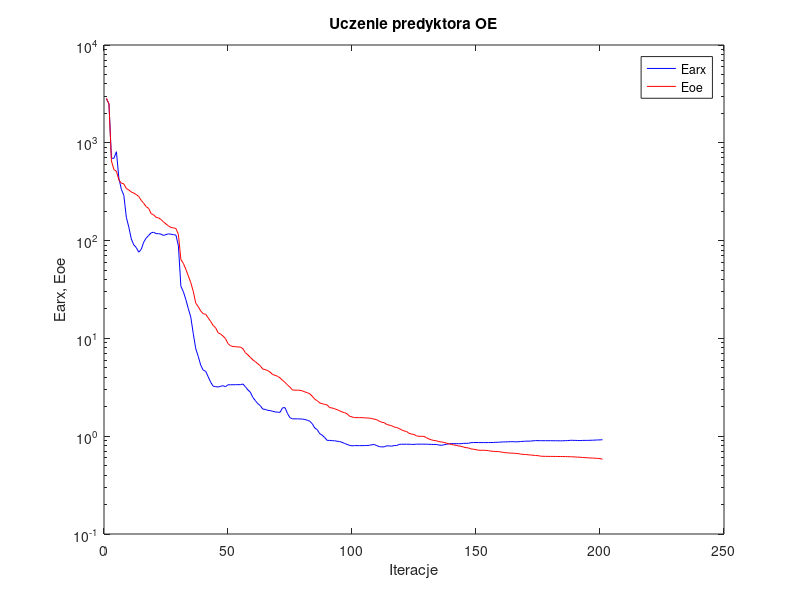
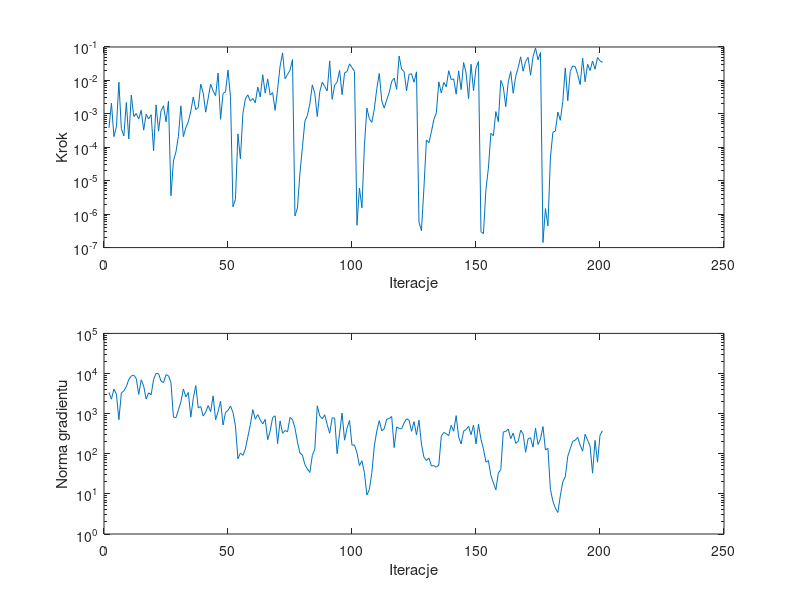

The MATLAB source for these figures, in order:
%uczenie predyktora oe
clear all;
n=0; farx(n+1)=2.817535e+003; foe(n+1)=2.857245e+003; wspucz(n+1)=0.000000e+000; ng(n+1)=0.000000e+000;
%odnowa zmiennej metryki
n=1; farx(n+1)=2.508365e+003; foe(n+1)=2.495743e+003; krok(n+1)=3.812868e-004; ng(n+1)=3.363067e+003;
n=2; farx(n+1)=6.957257e+002; foe(n+1)=6.521237e+002; krok(n+1)=2.093764e-003; ng(n+1)=2.298048e+003;
n=3; farx(n+1)=6.935379e+002; foe(n+1)=5.311386e+002; krok(n+1)=2.089599e-004; ng(n+1)=4.084560e+003;
n=4; farx(n+1)=8.103291e+002; foe(n+1)=5.125944e+002; krok(n+1)=4.114508e-004; ng(n+1)=3.069392e+003;
n=5; farx(n+1)=4.335942e+002; foe(n+1)=4.164561e+002; krok(n+1)=8.839546e-003; ng(n+1)=7.071533e+002;
n=6; farx(n+1)=3.350467e+002; foe(n+1)=3.871728e+002; krok(n+1)=3.606707e-004; ng(n+1)=3.269954e+003;
n=7; farx(n+1)=2.895454e+002; foe(n+1)=3.792126e+002; krok(n+1)=2.178502e-004; ng(n+1)=3.720802e+003;
n=8; farx(n+1)=1.733265e+002; foe(n+1)=3.408666e+002; krok(n+1)=2.187783e-003; ng(n+1)=4.684956e+003;
n=9; farx(n+1)=1.374351e+002; foe(n+1)=3.293428e+002; krok(n+1)=1.784716e-004; ng(n+1)=7.143600e+003;
n=10; farx(n+1)=1.040782e+002; foe(n+1)=3.142608e+002; krok(n+1)=3.625910e-003; ng(n+1)=8.640229e+003;
n=11; farx(n+1)=9.038115e+001; foe(n+1)=3.060954e+002; krok(n+1)=8.336543e-004; ng(n+1)=9.171611e+003;
n=12; farx(n+1)=8.501370e+001; foe(n+1)=2.960046e+002; krok(n+1)=1.022616e-003; ng(n+1)=7.519223e+003;
n=13; farx(n+1)=7.616525e+001; foe(n+1)=2.827606e+002; krok(n+1)=7.010405e-004; ng(n+1)=3.008434e+003;
n=14; farx(n+1)=8.126847e+001; foe(n+1)=2.578813e+002; krok(n+1)=1.282071e-003; ng(n+1)=6.945996e+003;
n=15; farx(n+1)=9.625630e+001; foe(n+1)=2.409914e+002; krok(n+1)=3.255217e-004; ng(n+1)=4.873331e+003;
n=16; farx(n+1)=1.059328e+002; foe(n+1)=2.226821e+002; krok(n+1)=9.787646e-004; ng(n+1)=2.308604e+003;
n=17; farx(n+1)=1.129499e+002; foe(n+1)=2.132159e+002; krok(n+1)=7.010405e-004; ng(n+1)=3.299064e+003;
n=18; farx(n+1)=1.199390e+002; foe(n+1)=1.887142e+002; krok(n+1)=9.447947e-004; ng(n+1)=2.936434e+003;
n=19; farx(n+1)=1.218707e+002; foe(n+1)=1.836276e+002; krok(n+1)=7.818173e-005; ng(n+1)=7.173562e+003;
n=20; farx(n+1)=1.177553e+002; foe(n+1)=1.729918e+002; krok(n+1)=1.854565e-003; ng(n+1)=1.005532e+004;
n=21; farx(n+1)=1.177623e+002; foe(n+1)=1.706450e+002; krok(n+1)=3.033479e-004; ng(n+1)=9.861813e+003;
n=22; farx(n+1)=1.163026e+002; foe(n+1)=1.642575e+002; krok(n+1)=1.250114e-003; ng(n+1)=6.457433e+003;
n=23; farx(n+1)=1.129525e+002; foe(n+1)=1.551261e+002; krok(n+1)=1.736904e-003; ng(n+1)=5.940367e+003;
n=24; farx(n+1)=1.153340e+002; foe(n+1)=1.479275e+002; krok(n+1)=5.786489e-004; ng(n+1)=9.367115e+003;
n=25; farx(n+1)=1.172075e+002; foe(n+1)=1.412313e+002; krok(n+1)=2.414856e-003; ng(n+1)=8.752391e+003;
%odnowa zmiennej metryki
n=26; farx(n+1)=1.162847e+002; foe(n+1)=1.361398e+002; krok(n+1)=3.568823e-006; ng(n+1)=5.944846e+003;
n=27; farx(n+1)=1.148768e+002; foe(n+1)=1.347955e+002; krok(n+1)=3.906606e-005; ng(n+1)=8.194206e+002;
n=28; farx(n+1)=1.138336e+002; foe(n+1)=1.332114e+002; krok(n+1)=7.278913e-005; ng(n+1)=7.894566e+002;
n=29; farx(n+1)=8.846849e+001; foe(n+1)=1.154423e+002; krok(n+1)=2.130969e-004; ng(n+1)=1.237922e+003;
n=30; farx(n+1)=3.410379e+001; foe(n+1)=6.404381e+001; krok(n+1)=1.736904e-003; ng(n+1)=1.965745e+003;
n=31; farx(n+1)=3.005326e+001; foe(n+1)=5.850203e+001; krok(n+1)=2.084136e-004; ng(n+1)=4.103196e+003;
n=32; farx(n+1)=2.496256e+001; foe(n+1)=5.085295e+001; krok(n+1)=3.870231e-004; ng(n+1)=2.622913e+003;
n=33; farx(n+1)=2.013478e+001; foe(n+1)=4.351586e+001; krok(n+1)=5.791468e-004; ng(n+1)=3.362422e+003;
n=34; farx(n+1)=1.647800e+001; foe(n+1)=3.717621e+001; krok(n+1)=1.207660e-003; ng(n+1)=8.181294e+002;
n=35; farx(n+1)=1.116623e+001; foe(n+1)=3.020043e+001; krok(n+1)=3.195712e-003; ng(n+1)=2.410102e+003;
n=36; farx(n+1)=7.836672e+000; foe(n+1)=2.291600e+001; krok(n+1)=1.346381e-003; ng(n+1)=5.033124e+003;
n=37; farx(n+1)=6.550620e+000; foe(n+1)=2.113892e+001; krok(n+1)=1.532691e-003; ng(n+1)=1.395370e+003;
n=38; farx(n+1)=5.326984e+000; foe(n+1)=1.904836e+001; krok(n+1)=7.737158e-003; ng(n+1)=1.503815e+003;
n=39; farx(n+1)=4.744277e+000; foe(n+1)=1.792932e+001; krok(n+1)=4.201093e-003; ng(n+1)=8.699821e+002;
n=40; farx(n+1)=4.604558e+000; foe(n+1)=1.763962e+001; krok(n+1)=1.124689e-003; ng(n+1)=1.095720e+003;
n=41; farx(n+1)=4.059863e+000; foe(n+1)=1.624378e+001; krok(n+1)=2.939560e-003; ng(n+1)=1.588536e+003;
n=42; farx(n+1)=3.574906e+000; foe(n+1)=1.492737e+001; krok(n+1)=7.761346e-003; ng(n+1)=1.118298e+003;
n=43; farx(n+1)=3.248212e+000; foe(n+1)=1.356506e+001; krok(n+1)=4.853566e-003; ng(n+1)=2.768574e+003;
n=44; farx(n+1)=3.212902e+000; foe(n+1)=1.285694e+001; krok(n+1)=3.485222e-003; ng(n+1)=7.051943e+002;
n=45; farx(n+1)=3.183686e+000; foe(n+1)=1.143317e+001; krok(n+1)=1.660195e-002; ng(n+1)=1.123836e+003;
n=46; farx(n+1)=3.236122e+000; foe(n+1)=1.108573e+001; krok(n+1)=6.856719e-004; ng(n+1)=2.054535e+003;
n=47; farx(n+1)=3.285033e+000; foe(n+1)=1.055325e+001; krok(n+1)=4.087375e-003; ng(n+1)=5.178025e+002;
n=48; farx(n+1)=3.208461e+000; foe(n+1)=9.939072e+000; krok(n+1)=4.586643e-003; ng(n+1)=1.066997e+003;
n=49; farx(n+1)=3.354675e+000; foe(n+1)=8.845503e+000; krok(n+1)=2.038266e-002; ng(n+1)=1.205790e+003;
n=50; farx(n+1)=3.357498e+000; foe(n+1)=8.409330e+000; krok(n+1)=3.253129e-003; ng(n+1)=1.544532e+003;
%odnowa zmiennej metryki
n=51; farx(n+1)=3.360658e+000; foe(n+1)=8.261061e+000; krok(n+1)=1.666892e-006; ng(n+1)=1.076944e+003;
n=52; farx(n+1)=3.359898e+000; foe(n+1)=8.230781e+000; krok(n+1)=2.759993e-006; ng(n+1)=4.937814e+002;
n=53; farx(n+1)=3.371020e+000; foe(n+1)=8.170901e+000; krok(n+1)=2.516773e-004; ng(n+1)=7.464203e+001;
n=54; farx(n+1)=3.357916e+000; foe(n+1)=8.153120e+000; krok(n+1)=4.525103e-005; ng(n+1)=1.041710e+002;
n=55; farx(n+1)=3.421390e+000; foe(n+1)=7.845871e+000; krok(n+1)=1.006932e-003; ng(n+1)=9.096503e+001;
n=56; farx(n+1)=3.208646e+000; foe(n+1)=7.147213e+000; krok(n+1)=2.778799e-003; ng(n+1)=1.316181e+002;
n=57; farx(n+1)=2.977481e+000; foe(n+1)=6.783231e+000; krok(n+1)=3.704626e-003; ng(n+1)=2.642238e+002;
n=58; farx(n+1)=2.822365e+000; foe(n+1)=6.399781e+000; krok(n+1)=2.403018e-003; ng(n+1)=5.307652e+002;
n=59; farx(n+1)=2.496605e+000; foe(n+1)=6.033966e+000; krok(n+1)=2.883948e-003; ng(n+1)=1.258922e+003;
n=60; farx(n+1)=2.316177e+000; foe(n+1)=5.789273e+000; krok(n+1)=2.158539e-003; ng(n+1)=7.284312e+002;
n=61; farx(n+1)=2.151531e+000; foe(n+1)=5.504738e+000; krok(n+1)=6.319511e-003; ng(n+1)=9.465220e+002;
n=62; farx(n+1)=2.053474e+000; foe(n+1)=5.254500e+000; krok(n+1)=3.204735e-003; ng(n+1)=7.006838e+002;
n=63; farx(n+1)=1.894650e+000; foe(n+1)=4.862279e+000; krok(n+1)=1.473291e-002; ng(n+1)=5.558770e+002;
n=64; farx(n+1)=1.880309e+000; foe(n+1)=4.795252e+000; krok(n+1)=4.162174e-003; ng(n+1)=7.179268e+002;
n=65; farx(n+1)=1.837633e+000; foe(n+1)=4.692565e+000; krok(n+1)=1.109636e-002; ng(n+1)=2.243263e+002;
n=66; farx(n+1)=1.827882e+000; foe(n+1)=4.516026e+000; krok(n+1)=3.657312e-003; ng(n+1)=3.667359e+002;
n=67; farx(n+1)=1.798104e+000; foe(n+1)=4.269398e+000; krok(n+1)=4.312903e-003; ng(n+1)=8.010040e+002;
n=68; farx(n+1)=1.771477e+000; foe(n+1)=4.193863e+000; krok(n+1)=1.271814e-003; ng(n+1)=8.833041e+002;
n=69; farx(n+1)=1.760908e+000; foe(n+1)=4.093978e+000; krok(n+1)=5.478088e-003; ng(n+1)=1.791854e+002;
n=70; farx(n+1)=1.755541e+000; foe(n+1)=3.944755e+000; krok(n+1)=2.667694e-002; ng(n+1)=6.583084e+002;
n=71; farx(n+1)=1.954053e+000; foe(n+1)=3.721183e+000; krok(n+1)=6.690246e-002; ng(n+1)=3.236358e+002;
n=72; farx(n+1)=1.956550e+000; foe(n+1)=3.551787e+000; krok(n+1)=1.121665e-002; ng(n+1)=3.796363e+002;
n=73; farx(n+1)=1.703176e+000; foe(n+1)=3.338136e+000; krok(n+1)=1.506159e-002; ng(n+1)=3.518897e+002;
n=74; farx(n+1)=1.545051e+000; foe(n+1)=3.167736e+000; krok(n+1)=2.001452e-002; ng(n+1)=8.030477e+002;
n=75; farx(n+1)=1.505027e+000; foe(n+1)=2.969995e+000; krok(n+1)=4.215364e-002; ng(n+1)=7.148955e+002;
%odnowa zmiennej metryki
n=76; farx(n+1)=1.504840e+000; foe(n+1)=2.957558e+000; krok(n+1)=8.810386e-007; ng(n+1)=4.380320e+002;
n=77; farx(n+1)=1.504729e+000; foe(n+1)=2.954977e+000; krok(n+1)=1.529102e-006; ng(n+1)=1.966859e+002;
n=78; farx(n+1)=1.500780e+000; foe(n+1)=2.946517e+000; krok(n+1)=1.671517e-005; ng(n+1)=1.035430e+002;
n=79; farx(n+1)=1.496612e+000; foe(n+1)=2.906148e+000; krok(n+1)=9.866949e-005; ng(n+1)=9.276527e+001;
n=80; farx(n+1)=1.482615e+000; foe(n+1)=2.836111e+000; krok(n+1)=6.007544e-004; ng(n+1)=5.353244e+001;
n=81; farx(n+1)=1.455282e+000; foe(n+1)=2.786138e+000; krok(n+1)=8.897443e-004; ng(n+1)=4.199220e+001;
n=82; farx(n+1)=1.422637e+000; foe(n+1)=2.709413e+000; krok(n+1)=1.995464e-003; ng(n+1)=3.419397e+001;
n=83; farx(n+1)=1.338178e+000; foe(n+1)=2.559609e+000; krok(n+1)=7.321912e-003; ng(n+1)=9.091451e+001;
n=84; farx(n+1)=1.213052e+000; foe(n+1)=2.387211e+000; krok(n+1)=4.055547e-003; ng(n+1)=1.299675e+002;
n=85; farx(n+1)=1.164377e+000; foe(n+1)=2.305237e+000; krok(n+1)=8.336543e-004; ng(n+1)=1.569492e+003;
n=86; farx(n+1)=1.059786e+000; foe(n+1)=2.186879e+000; krok(n+1)=4.575114e-003; ng(n+1)=8.736979e+002;
n=87; farx(n+1)=1.023932e+000; foe(n+1)=2.150789e+000; krok(n+1)=8.799720e-003; ng(n+1)=7.424523e+002;
n=88; farx(n+1)=9.681072e-001; foe(n+1)=2.113759e+000; krok(n+1)=6.607631e-003; ng(n+1)=9.351915e+002;
n=89; farx(n+1)=9.054519e-001; foe(n+1)=2.086214e+000; krok(n+1)=4.838912e-003; ng(n+1)=5.338304e+002;
n=90; farx(n+1)=9.064560e-001; foe(n+1)=1.960430e+000; krok(n+1)=3.836134e-002; ng(n+1)=3.250387e+002;
n=91; farx(n+1)=8.998910e-001; foe(n+1)=1.944520e+000; krok(n+1)=2.716773e-003; ng(n+1)=7.866255e+002;
n=92; farx(n+1)=8.983004e-001; foe(n+1)=1.906287e+000; krok(n+1)=7.242402e-003; ng(n+1)=7.716850e+002;
n=93; farx(n+1)=8.883046e-001; foe(n+1)=1.867529e+000; krok(n+1)=8.875371e-003; ng(n+1)=1.006346e+002;
n=94; farx(n+1)=8.820894e-001; foe(n+1)=1.819329e+000; krok(n+1)=2.001452e-002; ng(n+1)=3.268523e+002;
n=95; farx(n+1)=8.655082e-001; foe(n+1)=1.769798e+000; krok(n+1)=3.739948e-003; ng(n+1)=1.032701e+003;
n=96; farx(n+1)=8.431019e-001; foe(n+1)=1.741031e+000; krok(n+1)=1.675011e-002; ng(n+1)=2.181396e+002;
n=97; farx(n+1)=8.246023e-001; foe(n+1)=1.693859e+000; krok(n+1)=1.848181e-002; ng(n+1)=4.372951e+002;
n=98; farx(n+1)=8.059183e-001; foe(n+1)=1.601486e+000; krok(n+1)=3.130011e-002; ng(n+1)=6.768151e+002;
n=99; farx(n+1)=7.972153e-001; foe(n+1)=1.575708e+000; krok(n+1)=2.426108e-002; ng(n+1)=1.625332e+002;
n=100; farx(n+1)=8.012542e-001; foe(n+1)=1.549143e+000; krok(n+1)=1.868912e-002; ng(n+1)=1.658851e+002;
%odnowa zmiennej metryki
n=101; farx(n+1)=8.012402e-001; foe(n+1)=1.548868e+000; krok(n+1)=4.669847e-007; ng(n+1)=1.050413e+002;
n=102; farx(n+1)=8.011059e-001; foe(n+1)=1.548200e+000; krok(n+1)=6.035587e-006; ng(n+1)=5.089246e+001;
n=103; farx(n+1)=8.010249e-001; foe(n+1)=1.547907e+000; krok(n+1)=1.552737e-006; ng(n+1)=6.654521e+001;
n=104; farx(n+1)=8.018958e-001; foe(n+1)=1.541473e+000; krok(n+1)=1.131625e-004; ng(n+1)=3.381679e+001;
n=105; farx(n+1)=8.034814e-001; foe(n+1)=1.535734e+000; krok(n+1)=1.481195e-003; ng(n+1)=9.358476e+000;
n=106; farx(n+1)=8.065673e-001; foe(n+1)=1.530803e+000; krok(n+1)=7.138862e-004; ng(n+1)=1.281068e+001;
n=107; farx(n+1)=8.179629e-001; foe(n+1)=1.512273e+000; krok(n+1)=5.534736e-004; ng(n+1)=3.370245e+001;
n=108; farx(n+1)=8.216375e-001; foe(n+1)=1.495408e+000; krok(n+1)=1.413789e-003; ng(n+1)=1.575146e+002;
n=109; farx(n+1)=8.014906e-001; foe(n+1)=1.472425e+000; krok(n+1)=5.711090e-003; ng(n+1)=3.687836e+002;
n=110; farx(n+1)=7.820197e-001; foe(n+1)=1.421289e+000; krok(n+1)=1.617035e-002; ng(n+1)=6.707649e+002;
n=111; farx(n+1)=7.772928e-001; foe(n+1)=1.388630e+000; krok(n+1)=2.446965e-003; ng(n+1)=3.720753e+002;
n=112; farx(n+1)=7.789826e-001; foe(n+1)=1.375158e+000; krok(n+1)=1.478815e-003; ng(n+1)=4.214077e+002;
n=113; farx(n+1)=7.976905e-001; foe(n+1)=1.316484e+000; krok(n+1)=2.647020e-003; ng(n+1)=7.300718e+002;
n=114; farx(n+1)=7.953620e-001; foe(n+1)=1.300298e+000; krok(n+1)=4.323984e-003; ng(n+1)=7.515618e+002;
n=115; farx(n+1)=7.913144e-001; foe(n+1)=1.277322e+000; krok(n+1)=9.356732e-003; ng(n+1)=8.468500e+002;
n=116; farx(n+1)=8.026781e-001; foe(n+1)=1.242733e+000; krok(n+1)=1.175824e-002; ng(n+1)=1.424589e+002;
n=117; farx(n+1)=8.030007e-001; foe(n+1)=1.226090e+000; krok(n+1)=5.414124e-003; ng(n+1)=4.665018e+002;
n=118; farx(n+1)=8.234745e-001; foe(n+1)=1.198295e+000; krok(n+1)=5.359529e-002; ng(n+1)=4.246019e+002;
n=119; farx(n+1)=8.287452e-001; foe(n+1)=1.161113e+000; krok(n+1)=2.160874e-002; ng(n+1)=4.173180e+002;
n=120; farx(n+1)=8.270787e-001; foe(n+1)=1.131229e+000; krok(n+1)=1.856024e-002; ng(n+1)=5.886248e+002;
n=121; farx(n+1)=8.286517e-001; foe(n+1)=1.118613e+000; krok(n+1)=4.901052e-003; ng(n+1)=7.436806e+002;
n=122; farx(n+1)=8.277105e-001; foe(n+1)=1.070092e+000; krok(n+1)=1.505130e-002; ng(n+1)=6.906260e+002;
n=123; farx(n+1)=8.251662e-001; foe(n+1)=1.052643e+000; krok(n+1)=1.586441e-002; ng(n+1)=3.625948e+002;
n=124; farx(n+1)=8.244877e-001; foe(n+1)=1.038849e+000; krok(n+1)=8.816889e-003; ng(n+1)=6.313724e+002;
n=125; farx(n+1)=8.293706e-001; foe(n+1)=1.009310e+000; krok(n+1)=1.806016e-002; ng(n+1)=2.950544e+002;
%odnowa zmiennej metryki
n=126; farx(n+1)=8.290275e-001; foe(n+1)=9.976662e-001; krok(n+1)=5.853476e-007; ng(n+1)=6.836289e+002;
n=127; farx(n+1)=8.290277e-001; foe(n+1)=9.972516e-001; krok(n+1)=3.213585e-007; ng(n+1)=1.747380e+002;
n=128; farx(n+1)=8.292414e-001; foe(n+1)=9.954066e-001; krok(n+1)=6.076783e-006; ng(n+1)=8.240175e+001;
n=129; farx(n+1)=8.280562e-001; foe(n+1)=9.642413e-001; krok(n+1)=1.654388e-004; ng(n+1)=6.790172e+001;
n=130; farx(n+1)=8.266411e-001; foe(n+1)=9.372845e-001; krok(n+1)=1.367364e-004; ng(n+1)=7.872328e+001;
n=131; farx(n+1)=8.244883e-001; foe(n+1)=9.191695e-001; krok(n+1)=2.891147e-004; ng(n+1)=4.996718e+001;
n=132; farx(n+1)=8.235025e-001; foe(n+1)=9.025489e-001; krok(n+1)=6.767654e-004; ng(n+1)=5.057221e+001;
n=133; farx(n+1)=8.221892e-001; foe(n+1)=8.992974e-001; krok(n+1)=1.064566e-003; ng(n+1)=4.622628e+001;
n=134; farx(n+1)=8.133428e-001; foe(n+1)=8.804793e-001; krok(n+1)=9.078303e-003; ng(n+1)=5.193814e+001;
n=135; farx(n+1)=8.069774e-001; foe(n+1)=8.743194e-001; krok(n+1)=4.191618e-003; ng(n+1)=2.742438e+002;
n=136; farx(n+1)=8.159568e-001; foe(n+1)=8.642472e-001; krok(n+1)=8.648560e-003; ng(n+1)=3.394601e+002;
n=137; farx(n+1)=8.255979e-001; foe(n+1)=8.510598e-001; krok(n+1)=6.496894e-003; ng(n+1)=3.181464e+002;
n=138; farx(n+1)=8.348079e-001; foe(n+1)=8.372872e-001; krok(n+1)=1.952078e-002; ng(n+1)=2.828179e+002;
n=139; farx(n+1)=8.406178e-001; foe(n+1)=8.256983e-001; krok(n+1)=1.053841e-002; ng(n+1)=5.110107e+002;
n=140; farx(n+1)=8.402180e-001; foe(n+1)=8.146352e-001; krok(n+1)=1.109636e-002; ng(n+1)=3.655180e+002;
n=141; farx(n+1)=8.392325e-001; foe(n+1)=8.063019e-001; krok(n+1)=3.869544e-003; ng(n+1)=8.920371e+002;
n=142; farx(n+1)=8.379749e-001; foe(n+1)=7.940216e-001; krok(n+1)=1.925105e-002; ng(n+1)=2.627906e+002;
n=143; farx(n+1)=8.392632e-001; foe(n+1)=7.890555e-001; krok(n+1)=5.320104e-003; ng(n+1)=1.758072e+002;
n=144; farx(n+1)=8.447215e-001; foe(n+1)=7.730317e-001; krok(n+1)=3.432277e-002; ng(n+1)=3.661650e+002;
n=145; farx(n+1)=8.456511e-001; foe(n+1)=7.637794e-001; krok(n+1)=1.669364e-002; ng(n+1)=4.011558e+002;
n=146; farx(n+1)=8.469170e-001; foe(n+1)=7.587535e-001; krok(n+1)=2.841023e-003; ng(n+1)=4.839502e+002;
n=147; farx(n+1)=8.596250e-001; foe(n+1)=7.404856e-001; krok(n+1)=3.052860e-002; ng(n+1)=2.972079e+002;
n=148; farx(n+1)=8.613223e-001; foe(n+1)=7.364918e-001; krok(n+1)=4.944398e-003; ng(n+1)=5.204630e+002;
n=149; farx(n+1)=8.618360e-001; foe(n+1)=7.288845e-001; krok(n+1)=2.334578e-002; ng(n+1)=1.757397e+002;
n=150; farx(n+1)=8.606841e-001; foe(n+1)=7.187038e-001; krok(n+1)=3.684354e-002; ng(n+1)=5.477830e+002;
%odnowa zmiennej metryki
n=151; farx(n+1)=8.606672e-001; foe(n+1)=7.179747e-001; krok(n+1)=2.980921e-007; ng(n+1)=2.289150e+002;
n=152; farx(n+1)=8.606572e-001; foe(n+1)=7.177808e-001; krok(n+1)=2.600650e-007; ng(n+1)=1.327813e+002;
n=153; farx(n+1)=8.607414e-001; foe(n+1)=7.167978e-001; krok(n+1)=5.412384e-006; ng(n+1)=6.204564e+001;
n=154; farx(n+1)=8.608848e-001; foe(n+1)=7.121734e-001; krok(n+1)=2.394830e-005; ng(n+1)=6.763630e+001;
n=155; farx(n+1)=8.620156e-001; foe(n+1)=7.031073e-001; krok(n+1)=2.638405e-004; ng(n+1)=2.863159e+001;
n=156; farx(n+1)=8.626085e-001; foe(n+1)=7.006563e-001; krok(n+1)=2.215284e-004; ng(n+1)=1.895865e+001;
n=157; farx(n+1)=8.662896e-001; foe(n+1)=6.972301e-001; krok(n+1)=1.169862e-003; ng(n+1)=1.257725e+001;
n=158; farx(n+1)=8.668069e-001; foe(n+1)=6.966559e-001; krok(n+1)=5.840350e-004; ng(n+1)=3.286122e+001;
n=159; farx(n+1)=8.715426e-001; foe(n+1)=6.901378e-001; krok(n+1)=1.000726e-002; ng(n+1)=4.032323e+001;
n=160; farx(n+1)=8.734351e-001; foe(n+1)=6.830792e-001; krok(n+1)=6.446985e-003; ng(n+1)=3.495715e+002;
n=161; farx(n+1)=8.750579e-001; foe(n+1)=6.780776e-001; krok(n+1)=1.645803e-003; ng(n+1)=3.600051e+002;
n=162; farx(n+1)=8.762389e-001; foe(n+1)=6.745742e-001; krok(n+1)=9.019129e-003; ng(n+1)=4.125187e+002;
n=163; farx(n+1)=8.790940e-001; foe(n+1)=6.714345e-001; krok(n+1)=1.849615e-002; ng(n+1)=2.376725e+002;
n=164; farx(n+1)=8.788713e-001; foe(n+1)=6.701745e-001; krok(n+1)=4.126056e-003; ng(n+1)=3.286520e+002;
n=165; farx(n+1)=8.761898e-001; foe(n+1)=6.669797e-001; krok(n+1)=1.308935e-002; ng(n+1)=1.824108e+002;
n=166; farx(n+1)=8.775277e-001; foe(n+1)=6.633377e-001; krok(n+1)=2.409244e-002; ng(n+1)=2.037425e+002;
n=167; farx(n+1)=8.826458e-001; foe(n+1)=6.568265e-001; krok(n+1)=5.082412e-002; ng(n+1)=3.854238e+002;
n=168; farx(n+1)=8.857169e-001; foe(n+1)=6.518050e-001; krok(n+1)=1.889482e-002; ng(n+1)=3.132795e+002;
n=169; farx(n+1)=8.891213e-001; foe(n+1)=6.499163e-001; krok(n+1)=3.680593e-002; ng(n+1)=1.090270e+002;
n=170; farx(n+1)=8.906787e-001; foe(n+1)=6.463337e-001; krok(n+1)=4.904612e-002; ng(n+1)=2.370737e+002;
n=171; farx(n+1)=8.906598e-001; foe(n+1)=6.422715e-001; krok(n+1)=1.430505e-002; ng(n+1)=2.499519e+002;
n=172; farx(n+1)=8.972216e-001; foe(n+1)=6.390170e-001; krok(n+1)=5.140248e-002; ng(n+1)=1.459904e+002;
n=173; farx(n+1)=9.012092e-001; foe(n+1)=6.341565e-001; krok(n+1)=9.278549e-002; ng(n+1)=4.354638e+002;
n=174; farx(n+1)=9.009965e-001; foe(n+1)=6.329938e-001; krok(n+1)=4.134280e-002; ng(n+1)=1.700498e+002;
n=175; farx(n+1)=8.995714e-001; foe(n+1)=6.248617e-001; krok(n+1)=6.864555e-002; ng(n+1)=2.340935e+002;
%odnowa zmiennej metryki
n=176; farx(n+1)=8.995677e-001; foe(n+1)=6.234398e-001; krok(n+1)=1.419036e-007; ng(n+1)=4.765464e+002;
n=177; farx(n+1)=8.995364e-001; foe(n+1)=6.223361e-001; krok(n+1)=1.469095e-006; ng(n+1)=1.237179e+002;
n=178; farx(n+1)=8.995080e-001; foe(n+1)=6.218994e-001; krok(n+1)=4.473109e-007; ng(n+1)=1.369559e+002;
n=179; farx(n+1)=8.994413e-001; foe(n+1)=6.215703e-001; krok(n+1)=4.780368e-005; ng(n+1)=1.305419e+001;
n=180; farx(n+1)=8.990065e-001; foe(n+1)=6.210291e-001; krok(n+1)=2.821900e-004; ng(n+1)=6.571421e+000;
n=181; farx(n+1)=8.988010e-001; foe(n+1)=6.208219e-001; krok(n+1)=3.039303e-004; ng(n+1)=4.398748e+000;
n=182; farx(n+1)=8.978438e-001; foe(n+1)=6.202941e-001; krok(n+1)=1.128776e-003; ng(n+1)=3.430241e+000;
n=183; farx(n+1)=8.971585e-001; foe(n+1)=6.199458e-001; krok(n+1)=6.423816e-004; ng(n+1)=8.951166e+000;
n=184; farx(n+1)=8.974761e-001; foe(n+1)=6.197496e-001; krok(n+1)=2.336140e-003; ng(n+1)=2.017684e+001;
n=185; farx(n+1)=9.009882e-001; foe(n+1)=6.185939e-001; krok(n+1)=2.366103e-002; ng(n+1)=2.675214e+001;
n=186; farx(n+1)=9.019503e-001; foe(n+1)=6.181555e-001; krok(n+1)=2.456077e-003; ng(n+1)=8.632111e+001;
n=187; farx(n+1)=9.078542e-001; foe(n+1)=6.164173e-001; krok(n+1)=1.863402e-002; ng(n+1)=1.332751e+002;
n=188; farx(n+1)=9.076215e-001; foe(n+1)=6.152317e-001; krok(n+1)=2.700825e-002; ng(n+1)=2.042120e+002;
n=189; farx(n+1)=9.058872e-001; foe(n+1)=6.136501e-001; krok(n+1)=2.598758e-002; ng(n+1)=2.177975e+002;
n=190; farx(n+1)=9.038988e-001; foe(n+1)=6.110436e-001; krok(n+1)=1.506159e-002; ng(n+1)=2.561819e+002;
n=191; farx(n+1)=9.023408e-001; foe(n+1)=6.096138e-001; krok(n+1)=7.504897e-003; ng(n+1)=1.642604e+002;
n=192; farx(n+1)=9.057730e-001; foe(n+1)=6.061877e-001; krok(n+1)=4.614317e-002; ng(n+1)=1.158168e+002;
n=193; farx(n+1)=9.063832e-001; foe(n+1)=6.045519e-001; krok(n+1)=9.175071e-003; ng(n+1)=3.073696e+002;
n=194; farx(n+1)=9.062622e-001; foe(n+1)=6.011856e-001; krok(n+1)=3.052860e-002; ng(n+1)=2.184838e+002;
n=195; farx(n+1)=9.084323e-001; foe(n+1)=5.990281e-001; krok(n+1)=1.979909e-002; ng(n+1)=1.541058e+002;
n=196; farx(n+1)=9.093867e-001; foe(n+1)=5.981188e-001; krok(n+1)=3.801151e-002; ng(n+1)=3.282882e+001;
n=197; farx(n+1)=9.125280e-001; foe(n+1)=5.958688e-001; krok(n+1)=2.160874e-002; ng(n+1)=2.146313e+002;
n=198; farx(n+1)=9.152723e-001; foe(n+1)=5.934822e-001; krok(n+1)=4.842911e-002; ng(n+1)=6.143299e+001;
n=199; farx(n+1)=9.168400e-001; foe(n+1)=5.905479e-001; krok(n+1)=3.873324e-002; ng(n+1)=2.885436e+002;
n=200; farx(n+1)=9.203503e-001; foe(n+1)=5.818793e-001; krok(n+1)=3.500452e-002; ng(n+1)=3.755374e+002;

figure; semilogy(farx,'b'); hold on; semilogy(foe,'r'); xlabel('Iteracje'); ylabel('Earx, Eoe'); legend('Earx','Eoe'); title('Uczenie predyktora OE');
figure; subplot(2,1,1); semilogy(krok); xlabel('Iteracje'); ylabel('Krok');
subplot(2,1,2); semilogy(ng); xlabel('Iteracje'); ylabel('Norma gradientu');
Earx=farx(n+1)
Eoe=foe(n+1)
